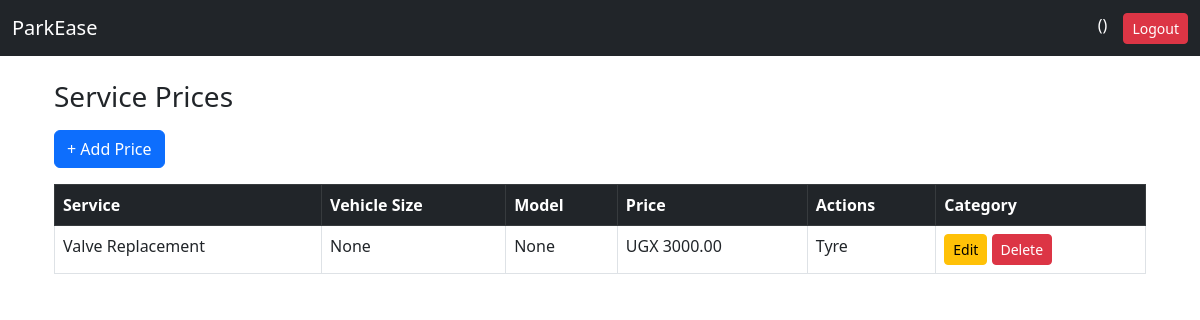
The page /service/prices/ on the database as committed earlier.
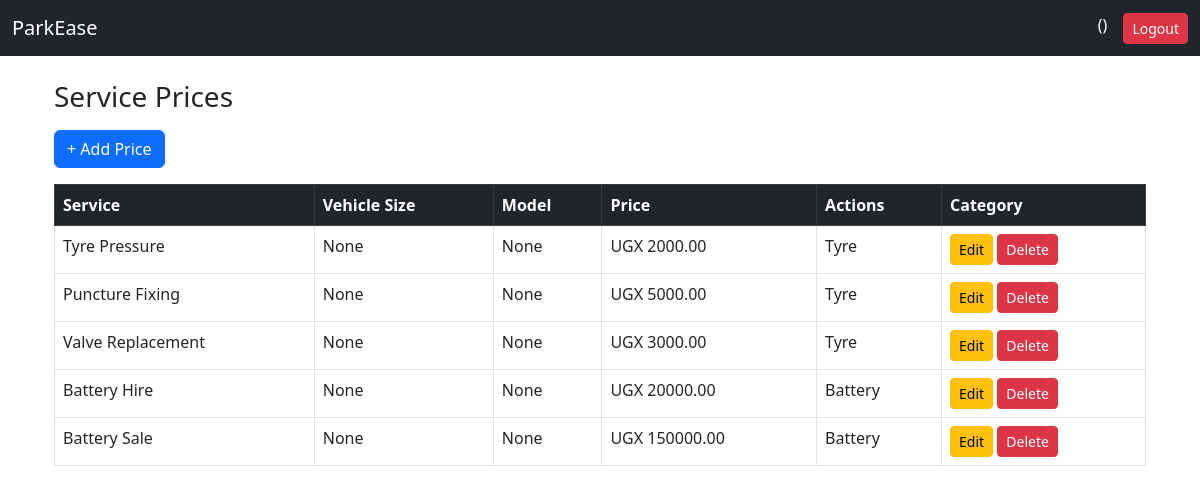
The same page on the database as committed later.
### service/models.py (models this page shows, shortened)
class ServicePrice(models.Model):
    CATEGORY_CHOICES = [
        ('tyre', 'Tyre'),
        ('battery', 'Battery'),
    ]
    category = models.CharField(max_length=10, choices=CATEGORY_CHOICES, default='tyre')
    SERVICE_TYPES = [
        ("pressure", "Tyre Pressure"),
        ("puncture", "Puncture Fixing"),
        ("valve", "Valve Replacement"),
        ("battery_hire", "Battery Hire"),
        ("battery_sale", "Battery Sale"),
    ]
    name = models.CharField(max_length=20, choices=SERVICE_TYPES)
    vehicle_size = models.CharField(max_length=50, null=True, blank=True)
    model = models.CharField(max_length=50, null=True, blank=True)
    price = models.DecimalField(max_digits=10, decimal_places=2)

### service/views.py (the view)
# urls.py: path('prices/', views.serviceprice_list, name='serviceprice_list'),
def serviceprice_list(request):
    prices = ServicePrice.objects.all()
    return render(request, 'serviceprice_list.html', {'prices': prices})

### service/templates/serviceprice_list.html
{% extends 'base.html' %}
{% block content %}
<div class="container mt-4">
    <h3 class="mb-3">Service Prices</h3>
    <a href="{% url 'service:add_serviceprice' %}" class="btn btn-primary mb-3">
        + Add Price
    </a>
    <table class="table table-bordered">
        <thead class="table-dark">
            <tr>
                <th>Service</th>
                <th>Vehicle Size</th>
                <th>Model</th>
                <th>Price</th>
                <th>Actions</th>
                <th>Category</th>
            </tr>
        </thead>
        <tbody>
            {% for p in prices %}
            <tr>
                <td>{{ p.get_name_display }}</td>
                <td>{{ p.vehicle_size }}</td>
                <td>{{ p.model }}</td>
                <td>UGX {{ p.price }}</td>
                <td>{{ p.category|title }}</td>
                <td>
                    <a href="{% url 'service:update_serviceprice' p.id %}" class="btn btn-sm btn-warning">
                        Edit
                    </a>
                    <a href="{% url 'service:delete_serviceprice' p.id %}" class="btn btn-sm btn-danger">
                        Delete
                    </a>
                </td>
            </tr>
            {% empty %}
            <tr>
                <td colspan="5">No prices added yet</td>
            </tr>
            {% endfor %}
        </tbody>
    </table>
</div>
{% endblock %}

Rows that differ between the two databases and show on the page:
added ServicePrice: name "Tyre Pressure", vehicle_size "None", model "None", price "2000.00", category "Tyre"
added ServicePrice: name "Puncture Fixing", vehicle_size "None", model "None", price "5000.00", category "Tyre"
added ServicePrice: name "Battery Hire", vehicle_size "None", model "None", price "20000.00", category "Battery"
added ServicePrice: name "Battery Sale", vehicle_size "None", model "None", price "150000.00", category "Battery"
